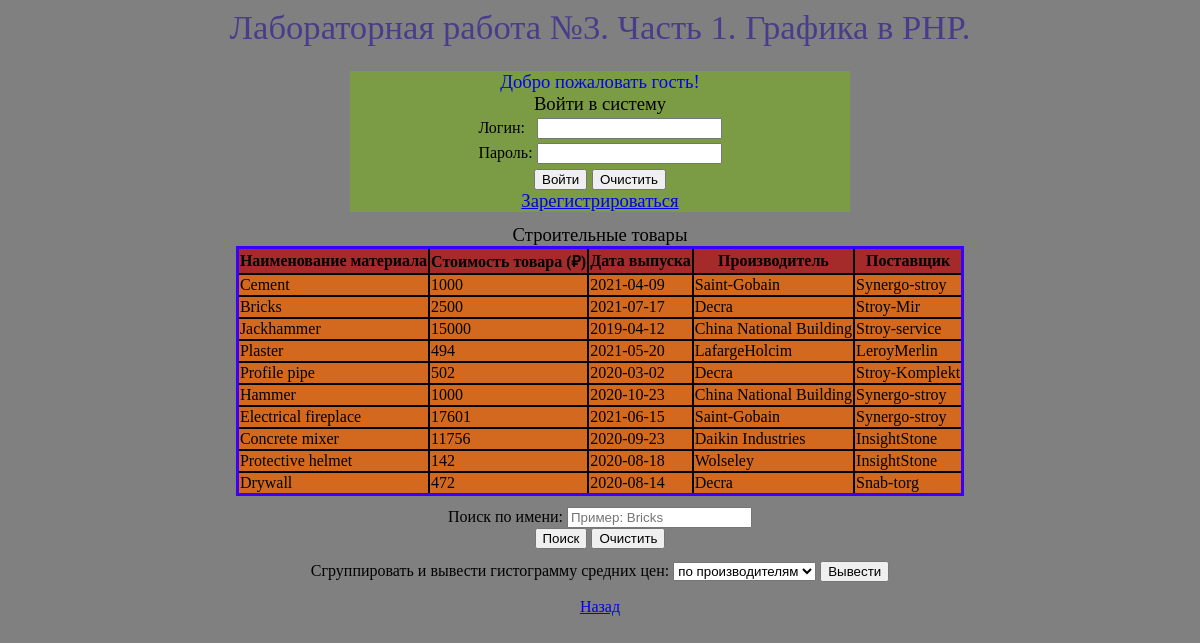
/Lab3/Graphics/index.php, run on the app's committed database.
### tables this page shows
CREATE TABLE `products` (
  `id` int NOT NULL,
  `name` varchar(128) NOT NULL,
  `price` double NOT NULL,
  `release_date` date NOT NULL,
  `manufacturer_id` int NOT NULL,
  `vendor_id` int NOT NULL,
  PRIMARY KEY (`id`),
  UNIQUE KEY `products_name_key` (`name`),
  KEY `products_manufacturer_id_fkey` (`manufacturer_id`),
  KEY `products_vendor_id_fkey` (`vendor_id`)
);

CREATE TABLE `manufacturers` (
  `id` int NOT NULL,
  `name` varchar(128) NOT NULL,
  `country` varchar(128) NOT NULL,
  PRIMARY KEY (`id`),
  UNIQUE KEY `manufacturers_name_key` (`name`)
);

CREATE TABLE `vendors` (
  `id` int NOT NULL,
  `name` varchar(128) NOT NULL,
  `country` varchar(128) NOT NULL,
  PRIMARY KEY (`id`),
  UNIQUE KEY `vendors_name_key` (`name`)
);

### Lab2/Materials/Database.php (called while the page is built, shortened)
<?php
class Database {
    private $connection;
    public function __construct($host, $user, $password, $db_name) {
        $this->connection = mysqli_connect($host, $user, $password, $db_name);
    }
    public function execute_query($query) {
        if ($this->connection)
            return mysqli_query($this->connection, $query);
        else
            throw new RuntimeException("Ошибка на сервере: не удалось соединиться с базой данных");
    }
}

### Lab2/Materials/Products.php (the view, shortened to what this page needs)
<?php
class Products {
    private $db_ref;
    public function __construct(Database $db) {
        $this->db_ref = $db;
    }
    public function get_html_view($update = false, $delete = false, $count = null, $name = null)
    {
        if ($count == null)
            $LIMIT = "";
        else
            $LIMIT = "LIMIT $count";
        if ($name == null)
            $WHERE = "";
        else
            $WHERE = "WHERE p.name = '$name'";
        $query = "
            SELECT
                p.id AS id,
                p.name AS name,
                p.price AS price,
                p.release_date AS release_date,
                m.name AS manufacturer_name,
                v.name AS vendor_name
            FROM products AS p
                INNER JOIN manufacturers AS m ON p.manufacturer_id = m.id
                INNER JOIN vendors AS v ON p.vendor_id = v.id
            $WHERE
            $LIMIT;
        ";
        $query_result = $this->db_ref->execute_query($query);
        for ($view = ""; $row = $query_result->fetch_assoc(); $view .= "</tr>") {
            $view .=
                "<tr>" .
                "<td>" . $row['name'] . "</td>" .
                "<td>" . $row['price'] . "</td>" .
                "<td>" . $row['release_date'] . "</td>" .
                "<td>" . $row['manufacturer_name'] . "</td>" .
                "<td>" . $row['vendor_name'] . "</td>";
        }
        return $view;
    }
}

### Lab3/Graphics/index.css (style rules this page uses)
body { background-color:#808080; }
table.content td { border: 2px solid black; background-color: chocolate; }

### data on the page
products: name "Cement", price "1000", release_date "2021-04-09", manufacturer.name "Saint-Gobain", vendor.name "Synergo-stroy"
products: name "Bricks", price "2500", release_date "2021-07-17", manufacturer.name "Decra", vendor.name "Stroy-Mir"
products: name "Jackhammer", price "15000", release_date "2019-04-12", manufacturer.name "China National Building", vendor.name "Stroy-service"
products: name "Plaster", price "494", release_date "2021-05-20", manufacturer.name "LafargeHolcim", vendor.name "LeroyMerlin"
products: name "Profile pipe", price "502", release_date "2020-03-02", manufacturer.name "Decra", vendor.name "Stroy-Komplekt"
products: name "Hammer", price "1000", release_date "2020-10-23", manufacturer.name "China National Building", vendor.name "Synergo-stroy"
products: name "Electrical fireplace", price "17601", release_date "2021-06-15", manufacturer.name "Saint-Gobain", vendor.name "Synergo-stroy"
products: name "Concrete mixer", price "11756", release_date "2020-09-23", manufacturer.name "Daikin Industries", vendor.name "InsightStone"
products: name "Protective helmet", price "142", release_date "2020-08-18", manufacturer.name "Wolseley", vendor.name "InsightStone"
products: name "Drywall", price "472", release_date "2020-08-14", manufacturer.name "Decra", vendor.name "Snab-torg"

### other printed values
$caption "Строительные товары"
